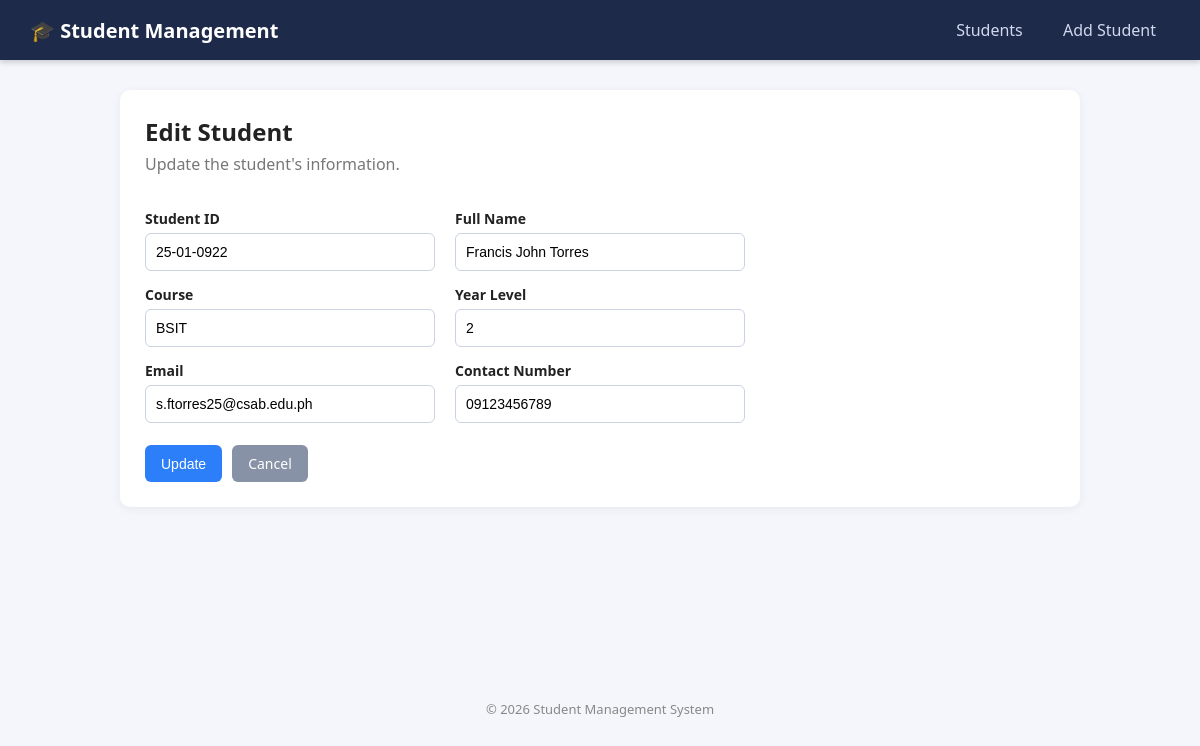
The app's page /edit_student.php?id=5 with its own data.
### tables this page shows
CREATE TABLE `students` (
  `id` int(11) NOT NULL,
  `student_id` varchar(20) NOT NULL,
  `full_name` varchar(100) NOT NULL,
  `course` varchar(100) DEFAULT NULL,
  `year_level` int(11) DEFAULT NULL,
  `email` varchar(100) DEFAULT NULL,
  `contact_number` varchar(11) DEFAULT NULL
);

### edit_student.php (the view, shortened to what this page needs)
<?php
include 'database.php';
$id = isset($_GET['id']) ? (int) $_GET['id'] : 0;
$stmt = $conn->prepare("SELECT * FROM students WHERE id = ?");
$stmt->bind_param("i", $id);
$stmt->execute();
$student = $stmt->get_result()->fetch_assoc();
include 'header.php';
?>
<div class="card">
  <h1>Edit Student</h1>
  <p class="subtitle">Update the student's information.</p>
  <form method="POST">
    <div class="form-grid">
      <div>
        <label>Student ID</label>
        <input type="text" name="student_id" value="<?= htmlspecialchars($student['student_id']) ?>" required>
      </div>
      <div>
        <label>Full Name</label>
        <input type="text" name="full_name" value="<?= htmlspecialchars($student['full_name']) ?>" required>
      </div>
      <div>
        <label>Course</label>
        <input type="text" name="course" value="<?= htmlspecialchars($student['course']) ?>">
      </div>
      <div>
        <label>Year Level</label>
        <input type="number" name="year_level" min="1" max="6" value="<?= htmlspecialchars($student['year_level']) ?>">
      </div>
      <div>
        <label>Email</label>
        <input type="email" name="email" value="<?= htmlspecialchars($student['email']) ?>">
      </div>
      <div>
        <label>Contact Number</label>
        <input type="text" name="contact_number" value="<?= htmlspecialchars($student['contact_number']) ?>">
      </div>
    </div>
    <div class="form-actions">
      <button type="submit" class="btn">Update</button>
      <a href="index.php" class="btn btn-gray">Cancel</a>
    </div>
  </form>
</div>
<?php include 'footer.php'; ?>

### style.css (style rules this page uses)
* { box-sizing: border-box; }
body { margin: 0; font-family: "Segoe UI", Arial, sans-serif; background: #f4f6fb; color: #222; }
.card { background: #fff; border-radius: 10px; padding: 25px; box-shadow: 0 2px 10px rgba(0,0,0,.06); }
h1 { margin: 0 0 5px; font-size: 24px; }
.subtitle { color: #777; margin: 0 0 20px; }
.btn { background: #2d7ff9; color: #fff; padding: 9px 16px; text-decoration: none; border: none; border-radius: 6px; cursor: pointer; font-size: 14px; display: inline-block; }
.btn-gray { background: #8892a6; }
form { max-width: 600px; }
.form-grid { display: grid; grid-template-columns: 1fr 1fr; gap: 0 20px; }
label { display: block; margin-top: 14px; font-weight: 600; font-size: 14px; }
input { width: 100%; padding: 10px; margin-top: 5px; border: 1px solid #ccd3e0; border-radius: 6px; font-size: 14px; }
.form-actions { margin-top: 22px; display: flex; gap: 10px; }

### records on screen
students: student_id "25-01-0922", full_name "Francis John Torres", course "BSIT", year_level "2", email "s.ftorres25@csab.edu.ph", contact_number "09123456789"
